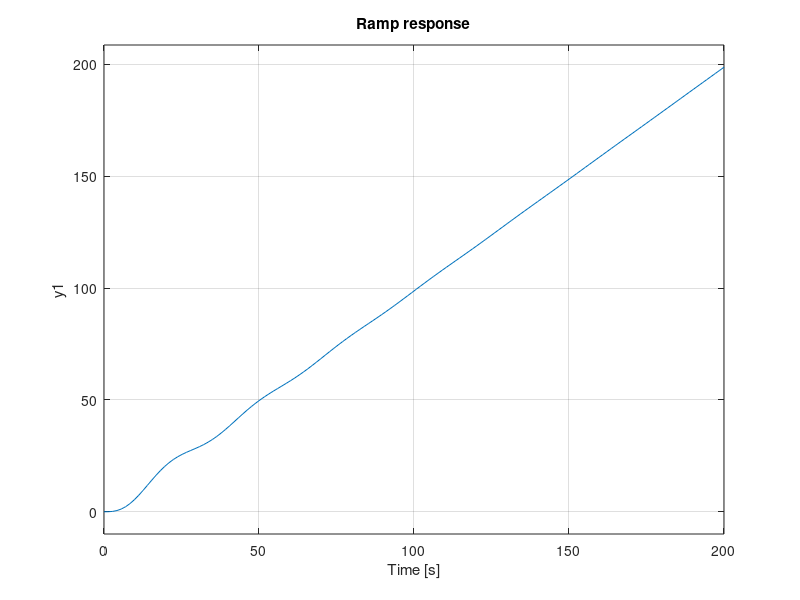

This chart was generated by the following MATLAB code: (Note: this script raises an error after producing the figure.)
clear all;
clc;

T = 20;
s = tf('s');
num=1;
den=[T T/16 num];
sys = tf(num,den);

figure(1)
subplot(3,1,1);
step(sys);
title('Step Response');
subplot(3,1,2)
impulse(sys);
title('Impulse Response');
subplot(3,1,3)
step(sys/s);
title("Ramp response");

%overshoot, risetime dan settling time
disp(stepinfo(sys));

%steady state error
[y,t]=step(sys);
disp(1-y(end));